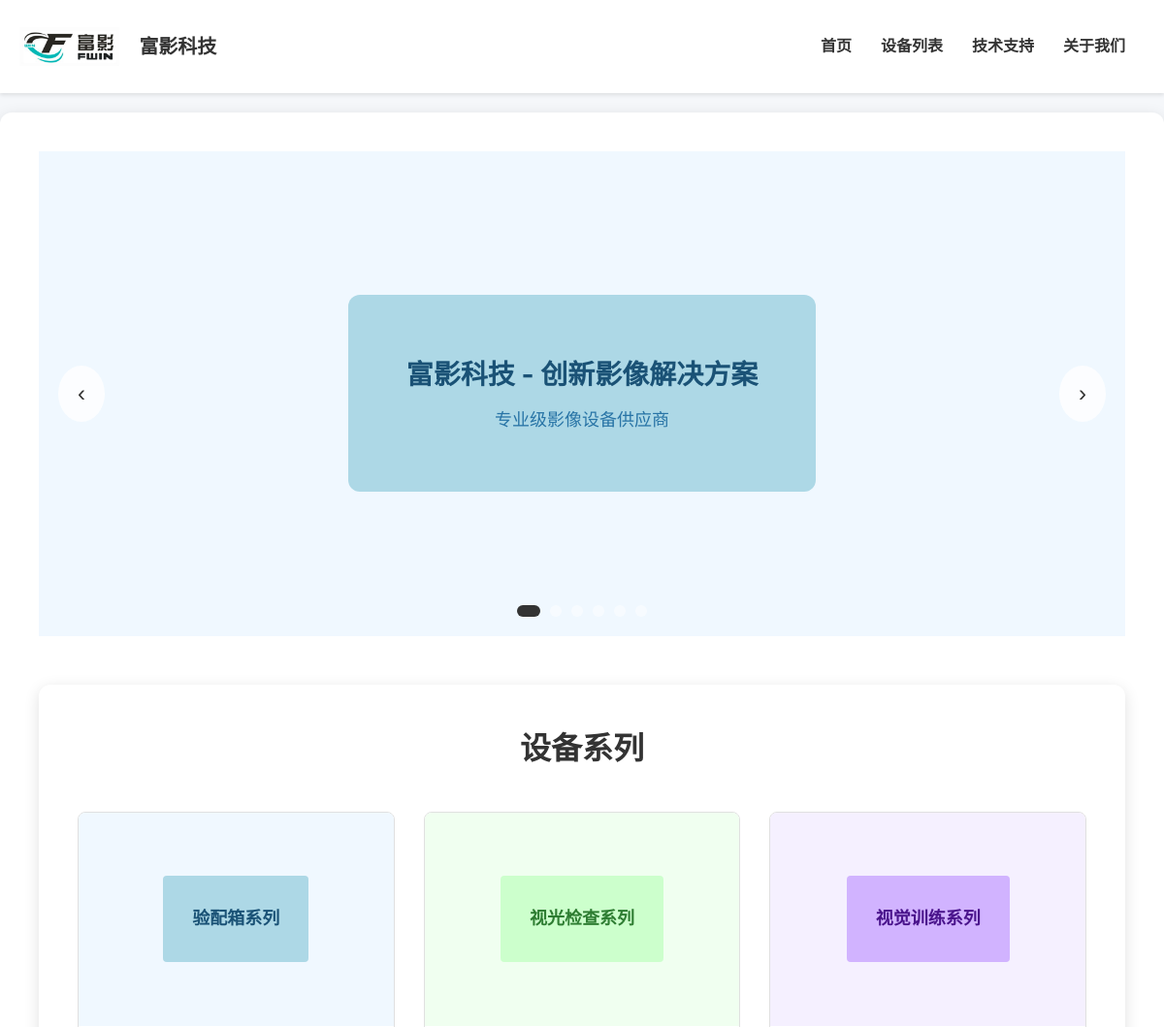
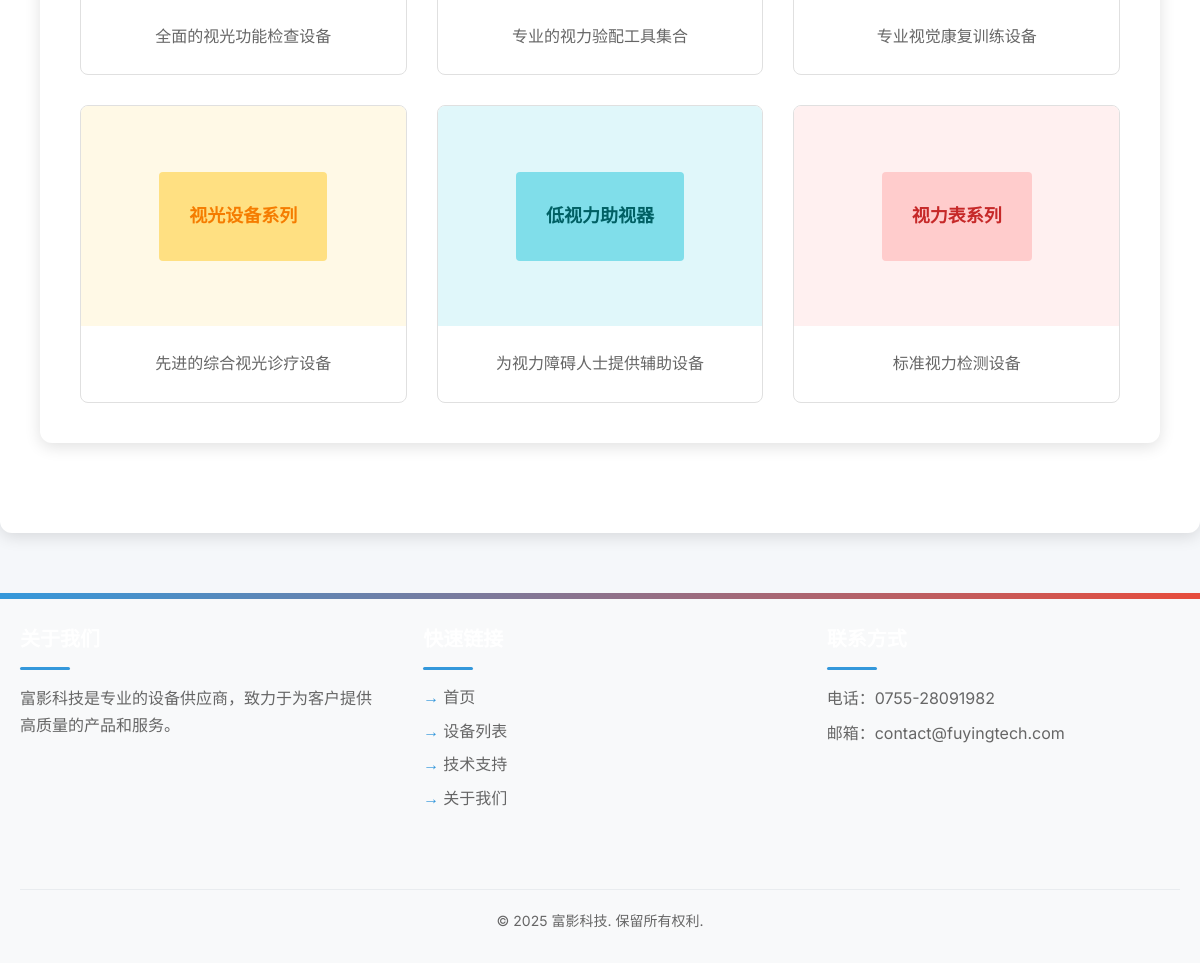
The page / on the database its author committed (2 pictures, top to bottom).
### products/models.py (models this page shows, shortened)
class Series(models.Model):
    name = models.CharField(max_length=100, verbose_name='系列名称', unique=True)
    description = models.TextField(verbose_name='系列描述')
    image = models.ImageField(upload_to='series_images/', verbose_name='系列图片', null=True, blank=True)
    created_at = models.DateTimeField(auto_now_add=True, verbose_name='创建时间')
    updated_at = models.DateTimeField(auto_now=True, verbose_name='更新时间')
    class Meta:
        verbose_name = '设备系列'
        verbose_name_plural = '设备系列'
        ordering = ['created_at']

### products/views.py (the view)
# urls.py: 2. Add a URL to urlpatterns:  path('', views.home, name='home')
def home(request):
    series_list = Series.objects.all()
    context = {
        'series_list': series_list
    }
    return render(request, 'home.html', context)

### templates/home.html (shortened to what this page needs)
{% extends 'base.html' %}
{% block content %}
    <section class="carousel-section" style="margin-top: 0;">
        <div class="carousel-container" style="position: relative; width: 100%; height: 500px; overflow: hidden;">
            <div class="carousel-slides" id="carouselSlides" style="display: flex; transition: transform 0.5s ease; height: 100%;">
                <div class="carousel-slide" style="min-width: 100%; height: 100%; background-color: #f0f8ff; display: flex; align-items: center; justify-content: center;">
                    <div style="text-align: center; padding: 20px;">
                        <div style="background-color: #add8e6; padding: 60px; border-radius: 12px; display: inline-block;">
                            <h2 style="margin: 0 0 10px 0; color: #1a5276; font-size: 28px;">富影科技 - 创新影像解决方案</h2>
                            <p style="margin: 0; color: #2874a6; font-size: 18px;">专业级影像设备供应商</p>
                        </div>
                    </div>
                </div>
            </div>
            <button class="carousel-control prev" onclick="moveSlide(-1)" style="position: absolute; top: 50%; left: 20px; transform: translateY(-50%); background-color: rgba(255,255,255,0.8); color: #333; border: none; padding: 15px 20px; border-radius: 50%; cursor: pointer; font-size: 24px; z-index: 10; transition: all 0.3s ease;">‹</button>
            <button class="carousel-control next" onclick="moveSlide(1)" style="position: absolute; top: 50%; right: 20px; transform: translateY(-50%); background-color: rgba(255,255,255,0.8); color: #333; border: none; padding: 15px 20px; border-radius: 50%; cursor: pointer; font-size: 24px; z-index: 10; transition: all 0.3s ease;">›</button>
            <div class="carousel-indicators" style="position: absolute; bottom: 20px; left: 50%; transform: translateX(-50%); display: flex; gap: 10px;">
                <button onclick="goToSlide(0)" class="indicator"></button>
                <button onclick="goToSlide(1)" class="indicator"></button>
                <button onclick="goToSlide(2)" class="indicator"></button>
                <button onclick="goToSlide(3)" class="indicator"></button>
                <button onclick="goToSlide(4)" class="indicator"></button>
                <button onclick="goToSlide(5)" class="indicator"></button>
            </div>
        </div>
    </section>
    <section id="equipment-series" class="product-series-section" style="margin: 50px 0;">
        <div class="container">
            <h2 style="text-align: center; margin-bottom: 40px; font-size: 32px; color: #333;">设备系列</h2>
            <div class="series-grid" style="display: grid; grid-template-columns: repeat(auto-fit, minmax(280px, 1fr)); gap: 30px;">
                {% for series in series_list %}
                <a href="/products/series/{{ series.id }}/" class="series-card" style="display: block; text-decoration: none; color: #333; border: 1px solid #e0e0e0; border-radius: 8px; overflow: hidden; transition: transform 0.3s, box-shadow 0.3s;">
                    <div class="series-image" style="height: 220px; background-color: {% cycle '#f0f8ff' '#f0fff0' '#f5f0ff' '#fff9e6' '#e0f7fa' '#fff0f0' %}; display: flex; align-items: center; justify-content: center;">
                        <div style="background-color: {% cycle '#add8e6' '#ccffcc' '#d1b3ff' '#ffe082' '#80deea' '#ffcccc' %}; padding: 30px; border-radius: 4px; color: {% cycle '#1a5276' '#2e7d32' '#4a148c' '#f57c00' '#006064' '#c62828' %}; font-weight: bold; font-size: 18px;">{{ series.name }}</div>
                    </div>
                    <div class="series-info" style="padding: 25px; text-align: center;">
                        <p style="margin-top: 0; color: #666;">{{ series.description }}</p>
                    </div>
                </a>
                {% empty %}
                <div style="grid-column: 1 / -1; text-align: center; padding: 40px; color: #666;">
                    <p>暂无设备系列数据</p>
                </div>
                {% endfor %}
            </div>
        </div>
    </section>
{% endblock %}

### templates/base.html (shortened to what this page needs)
<!DOCTYPE html>
<html lang="zh-CN">
<head>
    {% load static %}
    <link rel="stylesheet" href="{% static 'css/style.css' %}">
</head>
<body>
    <header style="background-color: white; box-shadow: 0 2px 4px rgba(0,0,0,0.1); position: sticky; top: 0; z-index: 1000;">
        <div class="container" style="display: flex; align-items: center; justify-content: space-between; padding: 15px 20px;">
            <div class="logo" style="display: flex; align-items: center;">
                <a href="/" style="display: flex; align-items: center; text-decoration: none;">
                    {% load static %}
                    <img src="{% static 'images/logo.png' %}" alt="富影科技" style="height: 40px; width: auto;">
                    <span style="margin-left: 10px; font-size: 20px; font-weight: bold; color: #333;">富影科技</span>
                </a>
            </div>
            <nav>
                <ul style="list-style: none; margin: 0; padding: 0; display: flex; gap: 30px;">
                    <li><a href="/" style="text-decoration: none; color: #333; font-weight: bold; font-size: 16px; transition: all 0.3s; display: inline-block;">首页</a></li>
                    <li><a href="/#equipment-series" style="text-decoration: none; color: #333; font-weight: bold; font-size: 16px; transition: all 0.3s; display: inline-block;">设备列表</a></li>
                    <li><a href="/support/" style="text-decoration: none; color: #333; font-weight: bold; font-size: 16px; transition: all 0.3s; display: inline-block;">技术支持</a></li>
                    <li><a href="/about/" style="text-decoration: none; color: #333; font-weight: bold; font-size: 16px; transition: all 0.3s; display: inline-block;">关于我们</a></li>
                </ul>
            </nav>
        </div>
    </header>
    <main class="content" style="min-height: 60vh; padding: 20px 0;">
        <div class="container">
            {% block content %}{% endblock %}
        </div>
    </main>
    <footer class="footer" style="background-color: #f8f9fa; padding: 30px 0; margin-top: 40px;">
        <div class="container">
            <div class="footer-content" style="display: flex; justify-content: space-between; flex-wrap: wrap;">
                <div class="footer-section" style="flex: 1; min-width: 200px; margin-bottom: 20px;">
                    <h3 style="margin-top: 0; margin-bottom: 15px;">关于我们</h3>
                    <p style="margin: 0; color: #666;">富影科技是专业的设备供应商，致力于为客户提供高质量的产品和服务。</p>
                </div>
                <div class="footer-section" style="flex: 1; min-width: 200px; margin-bottom: 20px;">
                    <h3 style="margin-top: 0; margin-bottom: 15px;">快速链接</h3>
                    <ul style="list-style: none; padding: 0; margin: 0;">
                        <li style="margin-bottom: 8px;"><a href="/" style="color: #666; text-decoration: none;">首页</a></li>
                        <li style="margin-bottom: 8px;"><a href="/products/" style="color: #666; text-decoration: none;">设备列表</a></li>
                        <li style="margin-bottom: 8px;"><a href="/support/" style="color: #666; text-decoration: none;">技术支持</a></li>
                        <li style="margin-bottom: 8px;"><a href="/about/" style="color: #666; text-decoration: none;">关于我们</a></li>
                    </ul>
                </div>
                <div class="footer-section" style="flex: 1; min-width: 200px; margin-bottom: 20px;">
                    <h3 style="margin-top: 0; margin-bottom: 15px;">联系方式</h3>
                    <p style="margin: 0 0 8px 0; color: #666;">电话：0755-28091982</p>
                    <p style="margin: 0; color: #666;">邮箱：contact@fuyingtech.com</p>
                </div>
            </div>
            <div class="footer-bottom" style="text-align: center; padding-top: 20px; border-top: 1px solid #e9ecef; margin-top: 20px;">
                <p style="margin: 0; color: #666;">&copy; 2025 富影科技. 保留所有权利.</p>
            </div>
        </div>
    </footer>
    {% load static %}
</body>
</html>

### static/css/style.css (style rules this page uses)
* { margin: 0; padding: 0; box-sizing: border-box; }
:root { --primary-color: #3498db; --secondary-color: #2980b9; --accent-color: #e74c3c; --text-color: #333; --light-text: #666; --background-color: #f5f7fa; --card-bg: #ffffff; --border-radius: 12px; --shadow-sm: 0 2px 8px rgba(0, 0, 0, 0.08); --shadow-md: 0 4px 16px rgba(0, 0, 0, 0.12); --transition: all 0.3s ease; --spacing-xs: 8px; --spacing-sm: 16px; --spacing-md: 24px; --spacing-lg: 32px; --spacing-xl: 48px; }
body { font-family: 'Inter', 'Microsoft YaHei', sans-serif; line-height: 1.6; color: var(--text-color); background-color: var(--background-color); -webkit-font-smoothing: antialiased; -moz-osx-font-smoothing: grayscale; overflow-x: hidden; scroll-behavior: smooth; }
.container { width: 100%; max-width: 1200px; margin: 0 auto; padding: 0 20px; }
header { background-color: white; box-shadow: var(--shadow-sm); position: sticky; top: 0; z-index: 1000; transition: var(--transition); }
nav { display: flex; justify-content: space-between; align-items: center; padding: 20px; }
.logo { display: flex; align-items: center; }
.logo a { text-decoration: none; font-size: 28px; font-weight: 700; color: var(--primary-color); display: flex; align-items: center; gap: 10px; }
.logo img { height: 50px; display: block; object-fit: contain; }
.logo a::before { content: "🛒"; font-size: 32px; display: none; }
.content { padding: 60px 0; min-height: calc(100vh - 240px); }
.content .container { background-color: var(--card-bg); padding: 40px; border-radius: var(--border-radius); box-shadow: var(--shadow-md); transition: var(--transition); }
.footer { background-color: var(--text-color); color: white; padding: 80px 0 40px; position: relative; overflow: hidden; }
.footer::before { content: ''; position: absolute; top: 0; left: 0; width: 100%; height: 6px; background: linear-gradient(90deg, var(--primary-color), var(--accent-color)); }
.footer-content { display: grid; grid-template-columns: repeat(auto-fit, minmax(250px, 1fr)); gap: 50px; margin-bottom: 50px; }
.footer-section h3 { margin-bottom: 25px; font-size: 20px; font-weight: 600; position: relative; padding-bottom: 15px; color: white; }
.footer-section h3::after { content: ''; position: absolute; bottom: 0; left: 0; width: 50px; height: 3px; background-color: var(--primary-color); border-radius: 2px; }
.footer-section p { margin-bottom: 15px; color: #ccc; line-height: 1.7; }
.footer-section ul { list-style: none; }
.footer-section li { margin-bottom: 12px; }
.footer-section a { color: #ccc; text-decoration: none; transition: var(--transition); display: inline-block; position: relative; padding-left: 20px; }
.footer-section a::before { content: '→'; position: absolute; left: 0; top: 0; color: var(--primary-color); transition: var(--transition); }
.footer-bottom { text-align: center; padding-top: 30px; border-top: 1px solid rgba(255, 255, 255, 0.1); color: #999; font-size: 14px; }

### rows shown on the page
Series: name "验配箱系列", description "全面的视光功能检查设备"
Series: name "视光检查系列", description "专业的视力验配工具集合"
Series: name "视觉训练系列", description "专业视觉康复训练设备"
Series: name "视光设备系列", description "先进的综合视光诊疗设备"
Series: name "低视力助视器", description "为视力障碍人士提供辅助设备"
Series: name "视力表系列", description "标准视力检测设备"
